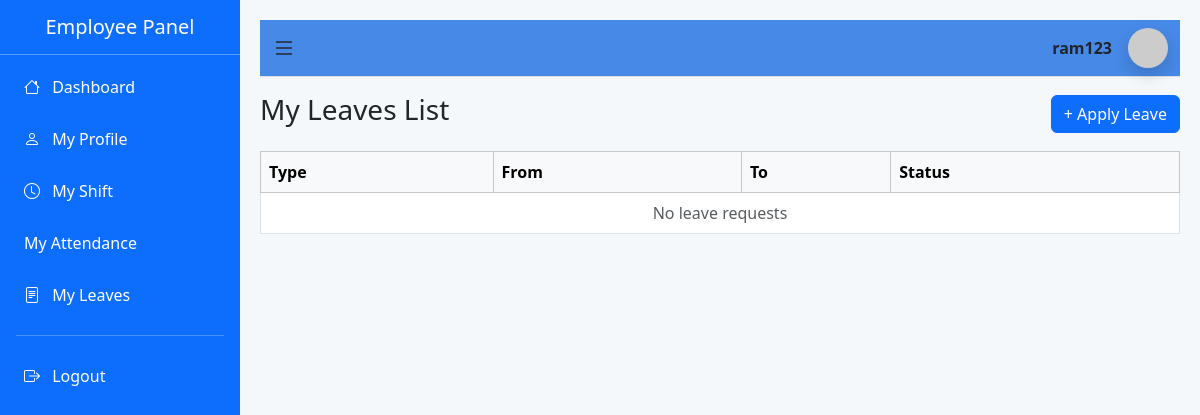
The page /employee/leaves/ (signed in) on the database as committed earlier.
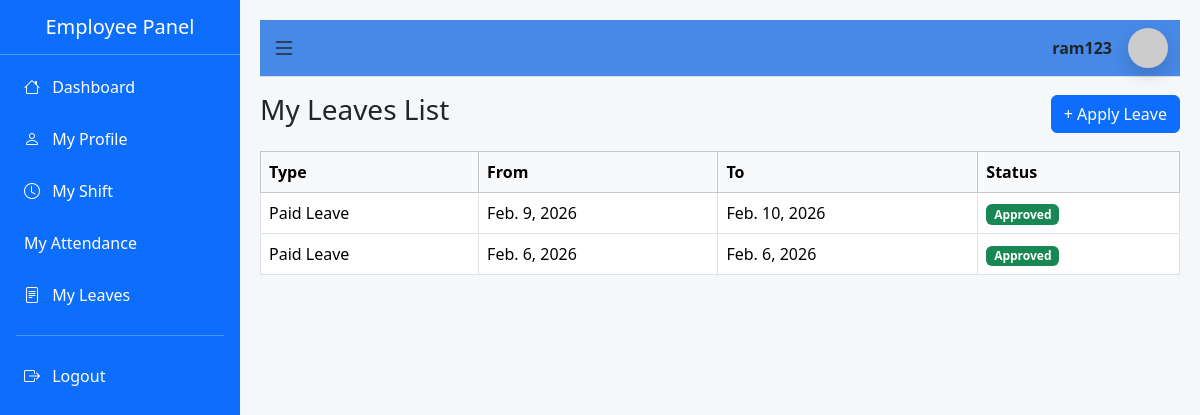
The same page on the database as committed later.
### app/models.py (models this page shows, shortened)
class Leave(models.Model):
    LEAVE_TYPE_CHOICES = [
        ('CL', 'Casual Leave'),
        ('SL', 'Sick Leave'),
        ('PL', 'Paid Leave'),
    ]
    STATUS_CHOICES = [
        ('Pending', 'Pending'),
        ('Approved', 'Approved'),
        ('Rejected', 'Rejected'),
    ]
    employee = models.ForeignKey(Employee,on_delete=models.CASCADE,related_name='leaves')
    leave_type = models.CharField(max_length=20,choices=LEAVE_TYPE_CHOICES)
    start_date = models.DateField()
    end_date = models.DateField()
    reason = models.TextField()
    status = models.CharField(max_length=20,choices=STATUS_CHOICES,default='Pending')
    rejection_reason = models.TextField(blank=True, null=True)
    applied_at = models.DateTimeField(auto_now_add=True)
    reviewed_by = models.ForeignKey(User,on_delete=models.SET_NULL,null=True,blank=True)
    reviewed_at = models.DateTimeField(null=True, blank=True)

### app/views.py (the view)
# urls.py: path('employee/leaves/', views.my_leaves, name='my_leaves'),
@login_required(login_url='login')
def my_leaves(request):
    employee = get_object_or_404(Employee, user=request.user)
    leaves = employee.leaves.all().order_by('-applied_at')
    return render(request, 'employee/my_leaves.html', {
        'leaves': leaves
    })

### templates/employee/my_leaves.html (shortened to what this page needs)
{% extends 'employee/base_employee_dashboard.html' %}  {% block content %}
<div class="d-flex justify-content-between align-items-center mb-3">
  <h3>My Leaves List</h3>
  <a href="{% url 'apply_leave' %}" class="btn btn-primary">
    + Apply Leave
  </a>
</div>
<table class="table table-bordered mt-3">
  <thead class="table-light">
    <tr>
      <th>Type</th>
      <th>From</th>
      <th>To</th>
      <th>Status</th>
    </tr>
  </thead>
  <tbody>
    {% for leave in leaves %}
    <tr>
      <td>{{ leave.get_leave_type_display }}</td>
      <td>{{ leave.start_date }}</td>
      <td>{{ leave.end_date }}</td>
      <td>
        <span
          class="badge {% if leave.status == 'Approved' %}bg-success {% elif leave.status == 'Rejected' %}bg-danger {% else %}bg-warning{% endif %}"
        >
          {{ leave.status }}
        </span>
      </td>
    </tr>
    {% empty %}
    <tr>
      <td colspan="4" class="text-center text-muted">No leave requests</td>
    </tr>
    {% endfor %}
  </tbody>
</table>
{% endblock %}

Rows that differ between the two databases and show on the page:
added Leave: leave_type "Paid Leave", start_date "Feb. 9, 2026", end_date "Feb. 10, 2026", status "Approved"
added Leave: leave_type "Paid Leave", start_date "Feb. 6, 2026", end_date "Feb. 6, 2026", status "Approved"
Other text that changed with them:
text no longer shown: "No leave requests"
